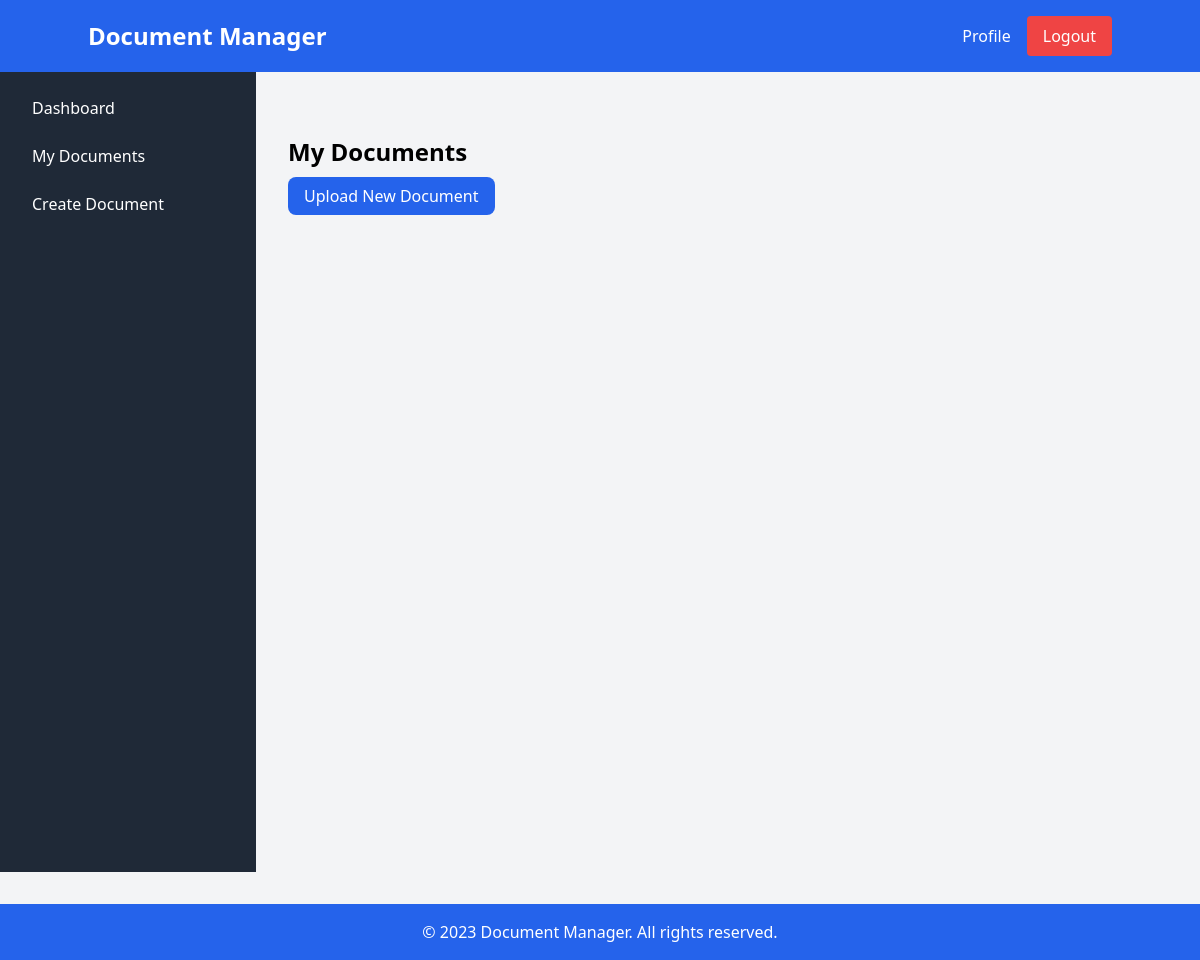
The app's page /documents/ (signed in), older data.
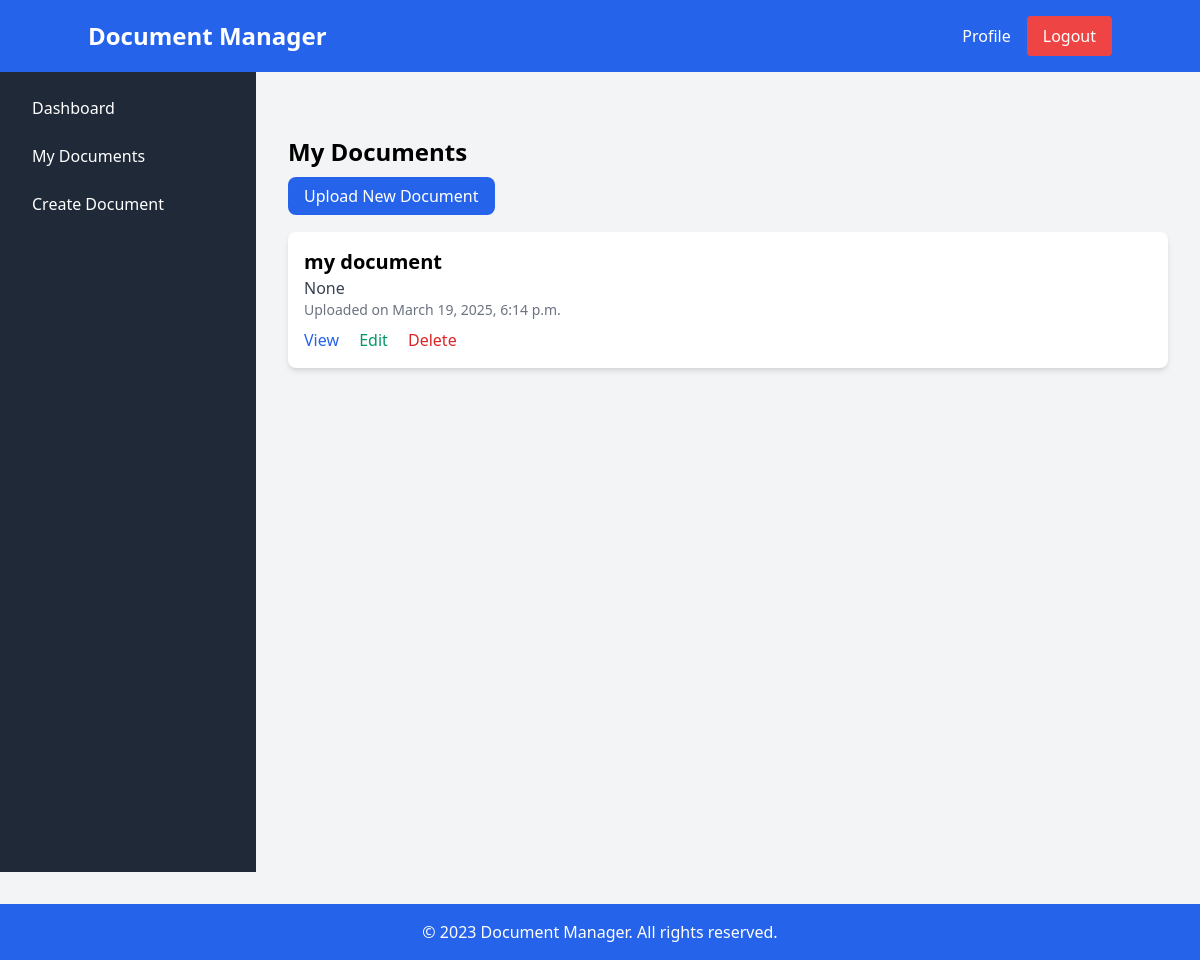
The same page, newer data.
### web/models.py (models this page shows, shortened)
class Document(models.Model):
    id = models.UUIDField(primary_key=True)
    user = models.ForeignKey(User, on_delete=models.CASCADE, related_name='documents')
    title = models.CharField(max_length=255)
    description = models.TextField(blank=True, null=True)
    file = models.FileField(upload_to='documents/')
    uploaded_at = models.DateTimeField(auto_now_add=True)
    is_signed = models.BooleanField(default=False)

### web/views.py (the view)
# urls.py: path('documents/', document_list, name='document_list'),
@login_required(login_url='/login')
def document_list(request):
    documents = Document.objects.filter(user=request.user).order_by('-uploaded_at')
    return render(request, 'document_list.html', {'documents': documents})

### web/templates/document_list.html (shortened to what this page needs)
{% extends "layout.html" %}
{% block content %}
<div class="max-w-4xl mx-auto py-8">
    <h1 class="text-2xl font-bold mb-4">My Documents</h1>
    <a href="{% url 'upload_document' %}" class="bg-blue-600 text-white px-4 py-2 rounded-lg hover:bg-blue-700">Upload New Document</a>
    <div class="mt-6">
        {% for document in documents %}
            <div class="bg-white p-4 rounded-lg shadow-md mb-4">
                <h2 class="text-xl font-bold">{{ document.title }}</h2>
                <p class="text-gray-700">{{ document.description }}</p>
                <p class="text-sm text-gray-500">Uploaded on {{ document.uploaded_at }}</p>
                <div class="mt-2">
                    <a href="{% url 'view_document' document.id %}" class="text-blue-600 hover:underline">View</a>
                    <a href="{% url 'edit_document' document.id %}" class="text-green-600 hover:underline ml-4">Edit</a>
                    <a href="{% url 'delete_document' document.id %}" class="text-red-600 hover:underline ml-4">Delete</a>
                </div>
            </div>
        {% endfor %}
    </div>
</div>
{% endblock %}

### web/templates/layout.html (shortened to what this page needs)
<!DOCTYPE html>
<html lang="en">
<head>
    <link href="https://cdn.jsdelivr.net/npm/tailwindcss@2.2.19/dist/tailwind.min.css" rel="stylesheet">
</head>
<body class="bg-gray-100 font-sans leading-normal tracking-normal">
    <nav class="bg-blue-600 p-4 text-white">
        <div class="container mx-auto flex justify-between items-center">
            <a href="{% url 'home' %}" class="text-2xl font-bold">Document Manager</a>
            <div class="flex items-center">
                {% if user.is_authenticated %}
                <a href="{% url 'profile' %}" class="mr-4">Profile</a>
                <a href="{% url 'logout' %}" class="bg-red-500 px-4 py-2 rounded">Logout</a>
                {% else %}
                <a href="{% url 'login' %}" class="mr-4">Login</a>
                <a href="{% url 'register' %}" class="bg-green-500 px-4 py-2 rounded">Register</a>
                {% endif %}
            </div>
        </div>
    </nav>
    <div class="flex">
        <aside class="sidebar bg-gray-800 text-white w-64 min-h-screen p-4">
            <ul>
                <li class="mb-2">
                    <a href="{% url 'dashboard' %}" class="block py-2 px-4 hover:bg-gray-700 rounded">Dashboard</a>
                </li>
                <li class="mb-2">
                    <a href="{% url 'document_list' %}" class="block py-2 px-4 hover:bg-gray-700 rounded">My Documents</a>
                </li>
                <li class="mb-2">
                    <a href="{% url 'upload_document' %}" class="block py-2 px-4 hover:bg-gray-700 rounded">Create Document</a>
                </li>
            </ul>
        </aside>
        <main class="flex-1 p-8">
            {% block content %}{% endblock %}
        </main>
    </div>
    <footer class="bg-blue-600 text-white p-4 mt-8">
        <div class="container mx-auto text-center">
            <p>&copy; 2023 Document Manager. All rights reserved.</p>
        </div>
    </footer>
</body>
</html>

### web/templates/layout.html (style rules this page uses)
.sidebar { transition: transform 0.3s ease-in-out; }

Row changes from the older to the newer data that the page shows:
added Document: title "my document", description "None", uploaded_at "March 19, 2025, 6:14 p.m."
